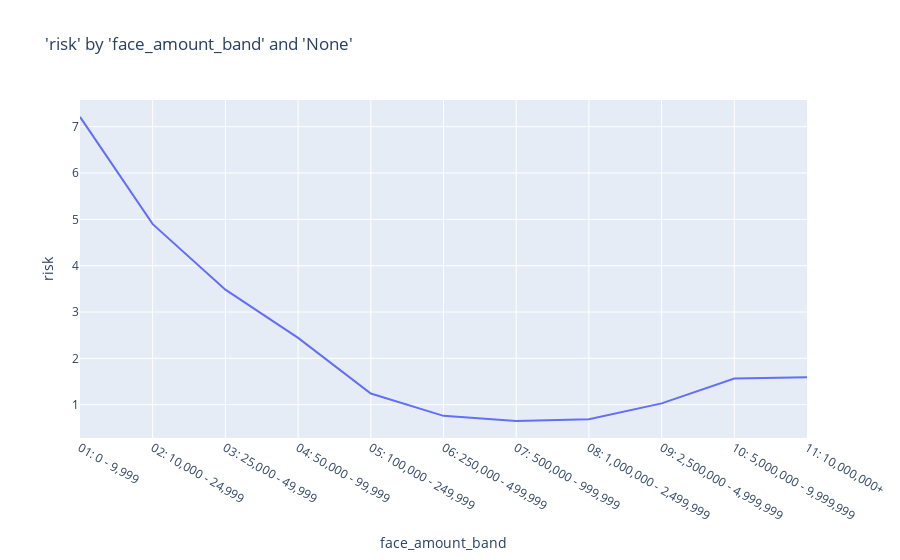

Notebook code for this chart:
### Markdown cell above
## Faceband

### Code cell
charters.chart(
    df=model_data,
    x_axis="face_amount_band",
    y_axis="risk",
    type="line",
    numerator="death_claim_amount",
    denominator="amount_exposed",
)

### Figure 1 — Plotly figure (JSON) as saved in the notebook; plotly's stock layout.template omitted (floating-point values rounded to 4 significant figures)
{"data": [{"hovertemplate": "face_amount_band=%{x}<br>risk=%{y}<extra></extra>", "legendgroup": "", "line": {"color": "#636efa", "dash": "solid"}, "marker": {"symbol": "circle"}, "mode": "lines", "name": "", "orientation": "v", "showlegend": false, "type": "scatter", "x": ["01: 0 - 9,999", "02: 10,000 - 24,999", "03: 25,000 - 49,999", "04: 50,000 - 99,999", "05: 100,000 - 249,999", "06: 250,000 - 499,999", "07: 500,000 - 999,999", "08: 1,000,000 - 2,499,999", "09: 2,500,000 - 4,999,999", "10: 5,000,000 - 9,999,999", "11: 10,000,000+"], "xaxis": "x", "y": [7.212, 4.897, 3.483, 2.441, 1.241, 0.7586, 0.6456, 0.6852, 1.028, 1.566, 1.59], "yaxis": "y"}], "layout": {"autosize": true, "legend": {"tracegroupgap": 0}, "title": {"text": "'risk' by 'face_amount_band' and 'None'"}, "xaxis": {"anchor": "y", "autorange": true, "domain": [0, 1], "range": [0, 10], "title": {"text": "face_amount_band"}, "type": "category"}, "yaxis": {"anchor": "x", "autorange": true, "domain": [0, 1], "range": [0.2808, 7.577], "title": {"text": "risk"}, "type": "linear"}}}
